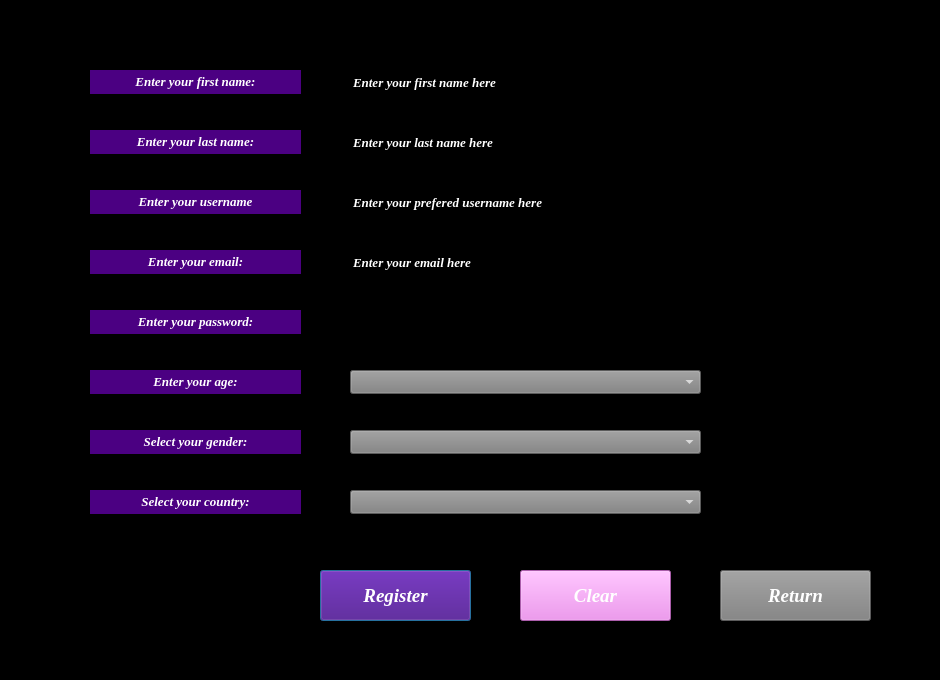
<?xml version="1.0" encoding="UTF-8"?>
<ui version="4.0">
 <class>registrationdialog</class>
 <widget class="QDialog" name="registrationdialog">
  <property name="geometry">
   <rect>
    <x>0</x>
    <y>0</y>
    <width>940</width>
    <height>680</height>
   </rect>
  </property>
  <property name="windowTitle">
   <string>Dialog</string>
  </property>
  <property name="styleSheet">
   <string notr="true">background-color: black;
</string>
  </property>
  <widget class="QWidget" name="widget" native="true">
   <property name="geometry">
    <rect>
     <x>30</x>
     <y>10</y>
     <width>871</width>
     <height>661</height>
    </rect>
   </property>
   <property name="styleSheet">
    <string notr="true">background-color: black;
</string>
   </property>
   <widget class="QLineEdit" name="lineEditFirstName">
    <property name="geometry">
     <rect>
      <x>320</x>
      <y>60</y>
      <width>351</width>
      <height>24</height>
     </rect>
    </property>
    <property name="font">
     <font>
      <family>Times New Roman</family>
      <pointsize>10</pointsize>
      <italic>true</italic>
      <bold>true</bold>
     </font>
    </property>
    <property name="styleSheet">
     <string notr="true">color: white;
background-color: black;
</string>
    </property>
    <property name="text">
     <string>Enter your first name here</string>
    </property>
   </widget>
   <widget class="QLineEdit" name="lineEditLastName">
    <property name="geometry">
     <rect>
      <x>320</x>
      <y>120</y>
      <width>351</width>
      <height>24</height>
     </rect>
    </property>
    <property name="font">
     <font>
      <family>Times New Roman</family>
      <pointsize>10</pointsize>
      <italic>true</italic>
      <bold>true</bold>
     </font>
    </property>
    <property name="styleSheet">
     <string notr="true">color: white;
background-color: black;
</string>
    </property>
    <property name="text">
     <string>Enter your last name here</string>
    </property>
   </widget>
   <widget class="QLineEdit" name="lineEditUsername">
    <property name="geometry">
     <rect>
      <x>320</x>
      <y>180</y>
      <width>351</width>
      <height>24</height>
     </rect>
    </property>
    <property name="font">
     <font>
      <family>Times New Roman</family>
      <pointsize>10</pointsize>
      <italic>true</italic>
      <bold>true</bold>
     </font>
    </property>
    <property name="styleSheet">
     <string notr="true">color: white;
background-color: black;
</string>
    </property>
    <property name="text">
     <string>Enter your prefered username here</string>
    </property>
   </widget>
   <widget class="QLabel" name="labelFirstName">
    <property name="geometry">
     <rect>
      <x>60</x>
      <y>60</y>
      <width>211</width>
      <height>24</height>
     </rect>
    </property>
    <property name="font">
     <font>
      <family>Times New Roman</family>
      <pointsize>10</pointsize>
      <italic>true</italic>
      <bold>true</bold>
     </font>
    </property>
    <property name="styleSheet">
     <string notr="true">color: white;
background-color: indigo;
</string>
    </property>
    <property name="text">
     <string>&lt;html&gt;&lt;head/&gt;&lt;body&gt;&lt;p align=&quot;center&quot;&gt;Enter your first name:&lt;/p&gt;&lt;/body&gt;&lt;/html&gt;</string>
    </property>
   </widget>
   <widget class="QLabel" name="labelLastName">
    <property name="geometry">
     <rect>
      <x>60</x>
      <y>120</y>
      <width>211</width>
      <height>24</height>
     </rect>
    </property>
    <property name="font">
     <font>
      <family>Times New Roman</family>
      <pointsize>10</pointsize>
      <italic>true</italic>
      <bold>true</bold>
     </font>
    </property>
    <property name="styleSheet">
     <string notr="true">color: white;
background-color: indigo;
</string>
    </property>
    <property name="text">
     <string>&lt;html&gt;&lt;head/&gt;&lt;body&gt;&lt;p align=&quot;center&quot;&gt;Enter your last name:&lt;/p&gt;&lt;/body&gt;&lt;/html&gt;</string>
    </property>
   </widget>
   <widget class="QLabel" name="labelEmail">
    <property name="geometry">
     <rect>
      <x>60</x>
      <y>240</y>
      <width>211</width>
      <height>24</height>
     </rect>
    </property>
    <property name="font">
     <font>
      <family>Times New Roman</family>
      <pointsize>10</pointsize>
      <italic>true</italic>
      <bold>true</bold>
     </font>
    </property>
    <property name="styleSheet">
     <string notr="true">color: white;
background-color: indigo;
</string>
    </property>
    <property name="text">
     <string>&lt;html&gt;&lt;head/&gt;&lt;body&gt;&lt;p align=&quot;center&quot;&gt;Enter your email:&lt;/p&gt;&lt;/body&gt;&lt;/html&gt;</string>
    </property>
   </widget>
   <widget class="QLabel" name="labelPassword">
    <property name="geometry">
     <rect>
      <x>60</x>
      <y>300</y>
      <width>211</width>
      <height>24</height>
     </rect>
    </property>
    <property name="font">
     <font>
      <family>Times New Roman</family>
      <pointsize>10</pointsize>
      <italic>true</italic>
      <bold>true</bold>
     </font>
    </property>
    <property name="styleSheet">
     <string notr="true">color: white;
background-color: indigo;
</string>
    </property>
    <property name="text">
     <string>&lt;html&gt;&lt;head/&gt;&lt;body&gt;&lt;p align=&quot;center&quot;&gt;Enter your password:&lt;/p&gt;&lt;/body&gt;&lt;/html&gt;</string>
    </property>
   </widget>
   <widget class="QLineEdit" name="lineEditEmail">
    <property name="geometry">
     <rect>
      <x>320</x>
      <y>240</y>
      <width>351</width>
      <height>24</height>
     </rect>
    </property>
    <property name="font">
     <font>
      <family>Times New Roman</family>
      <pointsize>10</pointsize>
      <italic>true</italic>
      <bold>true</bold>
     </font>
    </property>
    <property name="styleSheet">
     <string notr="true">color: white;
background-color: black;
</string>
    </property>
    <property name="text">
     <string>Enter your email here</string>
    </property>
   </widget>
   <widget class="QLabel" name="labelAge">
    <property name="geometry">
     <rect>
      <x>60</x>
      <y>360</y>
      <width>211</width>
      <height>24</height>
     </rect>
    </property>
    <property name="font">
     <font>
      <family>Times New Roman</family>
      <pointsize>10</pointsize>
      <italic>true</italic>
      <bold>true</bold>
     </font>
    </property>
    <property name="styleSheet">
     <string notr="true">color: white;
background-color: indigo;
</string>
    </property>
    <property name="text">
     <string>&lt;html&gt;&lt;head/&gt;&lt;body&gt;&lt;p align=&quot;center&quot;&gt;Enter your age:&lt;/p&gt;&lt;/body&gt;&lt;/html&gt;</string>
    </property>
   </widget>
   <widget class="QLineEdit" name="lineEditPassword">
    <property name="geometry">
     <rect>
      <x>320</x>
      <y>300</y>
      <width>351</width>
      <height>24</height>
     </rect>
    </property>
    <property name="font">
     <font>
      <family>Times New Roman</family>
      <pointsize>10</pointsize>
      <italic>true</italic>
      <bold>true</bold>
     </font>
    </property>
    <property name="styleSheet">
     <string notr="true">color: white;
background-color: black;
</string>
    </property>
    <property name="text">
     <string/>
    </property>
    <property name="echoMode">
     <enum>QLineEdit::Password</enum>
    </property>
   </widget>
   <widget class="QLabel" name="labelGender">
    <property name="geometry">
     <rect>
      <x>60</x>
      <y>420</y>
      <width>211</width>
      <height>24</height>
     </rect>
    </property>
    <property name="font">
     <font>
      <family>Times New Roman</family>
      <pointsize>10</pointsize>
      <italic>true</italic>
      <bold>true</bold>
     </font>
    </property>
    <property name="styleSheet">
     <string notr="true">color: white;
background-color: indigo;
</string>
    </property>
    <property name="text">
     <string>&lt;html&gt;&lt;head/&gt;&lt;body&gt;&lt;p align=&quot;center&quot;&gt;Select your gender:&lt;/p&gt;&lt;/body&gt;&lt;/html&gt;</string>
    </property>
   </widget>
   <widget class="QComboBox" name="comboBoxGender">
    <property name="geometry">
     <rect>
      <x>320</x>
      <y>420</y>
      <width>351</width>
      <height>24</height>
     </rect>
    </property>
    <property name="styleSheet">
     <string notr="true">color: white;
background-color: grey;
</string>
    </property>
   </widget>
   <widget class="QLabel" name="labelUsername">
    <property name="geometry">
     <rect>
      <x>60</x>
      <y>180</y>
      <width>211</width>
      <height>24</height>
     </rect>
    </property>
    <property name="font">
     <font>
      <family>Times New Roman</family>
      <pointsize>10</pointsize>
      <italic>true</italic>
      <bold>true</bold>
     </font>
    </property>
    <property name="styleSheet">
     <string notr="true">color: white;
background-color: indigo;
</string>
    </property>
    <property name="text">
     <string>&lt;html&gt;&lt;head/&gt;&lt;body&gt;&lt;p align=&quot;center&quot;&gt;Enter your username&lt;/p&gt;&lt;/body&gt;&lt;/html&gt;</string>
    </property>
   </widget>
   <widget class="QLabel" name="labelCountry">
    <property name="geometry">
     <rect>
      <x>60</x>
      <y>480</y>
      <width>211</width>
      <height>24</height>
     </rect>
    </property>
    <property name="font">
     <font>
      <family>Times New Roman</family>
      <pointsize>10</pointsize>
      <italic>true</italic>
      <bold>true</bold>
     </font>
    </property>
    <property name="styleSheet">
     <string notr="true">color: white;
background-color: indigo;
</string>
    </property>
    <property name="text">
     <string>&lt;html&gt;&lt;head/&gt;&lt;body&gt;&lt;p align=&quot;center&quot;&gt;Select your country:&lt;/p&gt;&lt;/body&gt;&lt;/html&gt;</string>
    </property>
   </widget>
   <widget class="QComboBox" name="comboBoxCountry">
    <property name="geometry">
     <rect>
      <x>320</x>
      <y>480</y>
      <width>351</width>
      <height>24</height>
     </rect>
    </property>
    <property name="styleSheet">
     <string notr="true">color: white;
background-color: grey;
</string>
    </property>
   </widget>
   <widget class="QComboBox" name="comboBoxAge">
    <property name="geometry">
     <rect>
      <x>320</x>
      <y>360</y>
      <width>351</width>
      <height>24</height>
     </rect>
    </property>
    <property name="styleSheet">
     <string notr="true">color: white;
background-color: grey;
</string>
    </property>
   </widget>
   <widget class="QPushButton" name="btnRegister">
    <property name="geometry">
     <rect>
      <x>290</x>
      <y>560</y>
      <width>151</width>
      <height>51</height>
     </rect>
    </property>
    <property name="font">
     <font>
      <family>Times New Roman</family>
      <pointsize>14</pointsize>
      <italic>true</italic>
      <bold>true</bold>
     </font>
    </property>
    <property name="styleSheet">
     <string notr="true">color: white;
background-color: indigo;
</string>
    </property>
    <property name="text">
     <string>Register</string>
    </property>
   </widget>
   <widget class="QPushButton" name="btnClear">
    <property name="geometry">
     <rect>
      <x>490</x>
      <y>560</y>
      <width>151</width>
      <height>51</height>
     </rect>
    </property>
    <property name="font">
     <font>
      <family>Times New Roman</family>
      <pointsize>14</pointsize>
      <italic>true</italic>
      <bold>true</bold>
     </font>
    </property>
    <property name="styleSheet">
     <string notr="true">color: white;
background-color: violet;
</string>
    </property>
    <property name="text">
     <string>Clear</string>
    </property>
   </widget>
   <widget class="QPushButton" name="btnReturn">
    <property name="geometry">
     <rect>
      <x>690</x>
      <y>560</y>
      <width>151</width>
      <height>51</height>
     </rect>
    </property>
    <property name="font">
     <font>
      <family>Times New Roman</family>
      <pointsize>14</pointsize>
      <italic>true</italic>
      <bold>true</bold>
     </font>
    </property>
    <property name="styleSheet">
     <string notr="true">color: white;
background-color: grey;
</string>
    </property>
    <property name="text">
     <string>Return</string>
    </property>
   </widget>
  </widget>
 </widget>
 <resources/>
 <connections/>
</ui>
